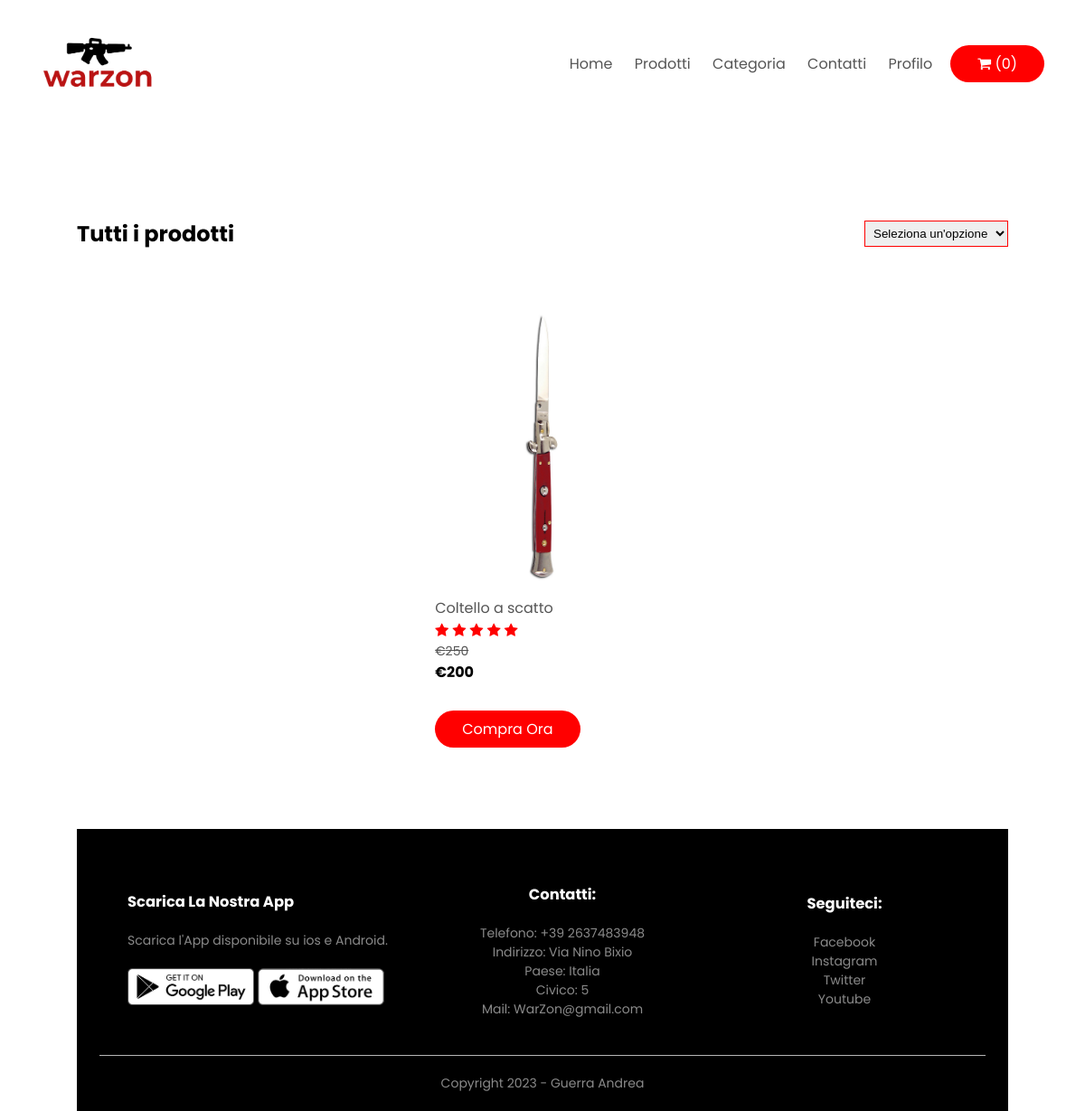
Screenshot of /ecommerce/prodotti.php?filter=Coltello a scatto with the database file from the repository.
### tables this page shows
CREATE TABLE `articoli` (
  `Id` int(11) NOT NULL,
  `Titolo` varchar(254) NOT NULL,
  `Descrizione` text NOT NULL,
  `Venditore` varchar(254) NOT NULL,
  `Condizione` enum('New','Usage') NOT NULL,
  `Prezzo` float NOT NULL,
  `Sconto` int(3) NOT NULL DEFAULT 0,
  `Pezzi` int(11) NOT NULL,
  `IdCategoria` int(11) NOT NULL
);

### ecommerce/prodotti.php (the view, shortened to what this page needs)
<!DOCTYPE html>
<html class="no-js" lang="en">
<head>
   <link rel="stylesheet" href="css/style.css">
   <link rel="stylesheet" href="https://stackpath.bootstrapcdn.com/font-awesome/4.7.0/css/font-awesome.min.css">
</head>
<body>
   <div class="container">
   <div class="navbar">
      <div class="logo">
         <img src="logo2.png" width="125px">
      </div>
      <nav>
         <ul id="MenuItems">
            <li><a href="index.php">Home</a></li>
            <li><a href="prodotti.php">Prodotti</a></li>
            <li class="dropdown">
            <a href="#">Categoria</a>
            <?php
            include("connectionDBEcommerce.php");
         ?>
         </li>
            <li><a href="#contatti">Contatti</a></li>
            <li class="dropdown">
            <?php
                            if (isset($_SESSION["Username"])) {
                                echo "<a href='#' class='nav-link dropdown-toggle' data-toggle='dropdown'>" . $_SESSION["Username"] . "</a>
                                <div class='dropdown-menu'>
                                    <a href='my-account.php' class='dropdown-item userDropdown'>My Account</a>
                                    <a href='index.php?msg=Logout successfully!&type=danger' class='dropdown-item userDropdown'>Logout</a>
                                </div>";
                            } else {
                                echo "<a href='#' class='nav-link dropdown-toggle' data-toggle='dropdown'>Profilo</a>
                                <div class='dropdown-menu'>
                                    <a href='account.php' class='dropdown-item userDropdown'>Login</a>
                                    <a href='account.php' class='dropdown-item userDropdown'>Register</a>
                                </div>";
                            }
                            ?>
                           </li>
         </ul>
      </nav>
      <a href="carrello.php" class="btn cart">
                            <i class="fa fa-shopping-cart"></i>
                            <?php
                            if (isset($_SESSION["IDCarrello"])) {
                                $sql = "SELECT COUNT(*) FROM contenuto JOIN carrello
                                ON contenuto.IdCarrello = carrello.Id
                                WHERE carrello.Id = '" . $_SESSION["IDCarrello"] . "'";
                                $result = $conn->query($sql);
                                $row = $result->fetch_assoc();
                                $n = $row["COUNT(*)"];
                            } else
                                $n = 0;
                            echo "<span>(" . $n . ")</span>"
                            ?>
                        </a>
</div>
</div>
   <div class="small-container">
     <div class="row row-2">
        <h2>Tutti i prodotti</h2>
        <select onchange="location = this.value;">
        <option value="">Seleziona un'opzione</option>
    </select>
     </div>
      <div class="row">
            <?php
         $sql = "SELECT articoli.Titolo, articoli.Id, Prezzo, Sconto, Pezzi FROM articoli ";
         if (isset($_GET["filter"])) {
            switch ($_GET["filter"]) {
                default:
                    $sql .= "WHERE Titolo LIKE '%" . $_GET["filter"] . "%'";
                    break;
            }
         }
          if (isset($_GET["p"]))
                            $pag = $_GET["p"];
                        else
                            $pag = 1;
         $numProdPerPagina = 8;
         $offset = ($numProdPerPagina * $pag) - $numProdPerPagina;
         $sql .= " LIMIT $numProdPerPagina OFFSET $offset";
         $result = $conn->query($sql);
         if ($result->num_rows > 0) {
             while ($row = $result->fetch_assoc()) {
                 echo "<div class='col-4'>
                 <a href='dettagliProdotto.php?id=" . $row["Id"] . "&q=1'>
                 <img src='img/prodotto-" . $row["Id"] . ".jpg' alt='Product Image'>
             </a>
                                     <a href='#'>" . $row["Titolo"] . "</a>
                                     <div class='rating'>
                                         <i class='fa fa-star'></i>
                                         <i class='fa fa-star'></i>
                                         <i class='fa fa-star'></i>
                                         <i class='fa fa-star'></i>
                                         <i class='fa fa-star'></i>
                                     </div>";
                                     if ($row["Sconto"] != 0)
                                     echo "<p><s>€" . $row["Prezzo"] . "</s></p><b> €" . round($row["Prezzo"] * (100 - $row["Sconto"]) / 100, 2) . "</b><br>";
                                     else
                                         echo "<p>€" . $row["Prezzo"] . "</p><br>";
                                     if ($row["Pezzi"] > 0)
                                         echo "<a class='btn' href='checkout.php?id=" . $row["Id"] . "'>Compra Ora</a>";
                                     else
                                         echo "<a class='btn soldout'>Sold Out</a>";
                                     echo "</div>";
             }
         }
         ?>
     </div>
<section id="contatti">
   <div class="fine">
      <div class="container">
         <div class="row">
            <div class="fine-col-1">
               <h3>Scarica La Nostra App</h3>
               <p>Scarica l'App disponibile su ios e Android.</p>
               <div class="app-logo">
                  <img src="img/play-store.png">
                  <img src="img/app-store.png">
               </div>
            </div>
            <div class="fine-col-3">
               <h3>Contatti:</h3>
               <ul>
                  <li>Telefono: +39 2637483948</li>
                  <li>Indirizzo: Via Nino Bixio</li>
                  <li>Paese: Italia</li>
                  <li>Civico: 5</li>
                  <li>Mail: WarZon@gmail.com</li>
               </ul>
            </div>
            <div class="fine-col-4">
               <h3>Seguiteci:</h3>
               <ul>
                  <li>Facebook</li>
                  <li>Instagram</li>
                  <li>Twitter</li>
                  <li>Youtube</li>
               </ul>
            </div>
         </div>
         <hr>
         <p class="copyright">Copyright 2023 - Guerra Andrea</p>
      </div>
</div>
      </section>
</body>

### ecommerce/css/style.css (style rules this page uses)
* { margin: 0; padding: 0; box-sizing: border-box; }
body { font-family: 'Poppins',sans-serif; }
nav ul li.dropdown { position: relative; }
.navbar { display: flex; align-items: center; padding: 20px; }
nav { flex: 1; text-align: right; }
nav ul { display: inline-block; list-style-type: none; }
nav ul li { display: inline-block; margin-right: 20px; }
a { text-decoration: none; color: #555; }
p { color: #555; }
.container { max-width: 1300px; margin: auto; padding-left: 25px; padding-right: 25px; }
.row { display: flex; align-items: center; flex-wrap: wrap; justify-content: space-around; }
.btn { display: inline-block; background: #ff0000; color: #fff; padding: 8px 30px; margin: 30px 0; border-radius: 30px; transition: background 0.5s; }
.small-container { max-width: 1080px; margin: auto; padding-left: 25px; padding-right: 25px; }
.col-4 { flex-basis: 25%; padding: 10px; min-width: 200px; margin-bottom: 50px; transition: transform 0.5s; }
.col-4 img { width: 100%; }
.col-4 p { font-size: 14px; }
.rating .fa { color: #ff0000; }
.fine { background: #000; color: #8a8a8a; font-size: 14px; padding: 60px 0 20px; }
.fine p { color: #8a8a8a; }
.fine h3 { color: #fff; margin-bottom: 20px; }
.fine-col-1,.fine-col-2,.fine-col-3,.fine-col-4 { min-width: 250px; margin-bottom: 20px; }
.fine-col-1 { flex-basis: 30%; }
.fine-col-3,.fine-col-4 { flex-basis: 12%; text-align: center; }
ul { list-style-type: none; }
.app-logo { margin-top: 20px; }
.app-logo img { width: 140px; }
.fine hr { border: none; background: #b5b5b5; height: 1px; margin: 20px 0; }
.copyright { text-align: center; }
.row-2 { justify-content: space-between; margin: 100px auto 50px; }
select { border: 1px solid #ff0000; padding: 5px; }

### rows the page displays
articoli: Titolo "Coltello a scatto", Prezzo "250", $row["Prezzo"] * (100 - $row["Sconto"]) / 100 "200"

### other values shown
$n "0"
